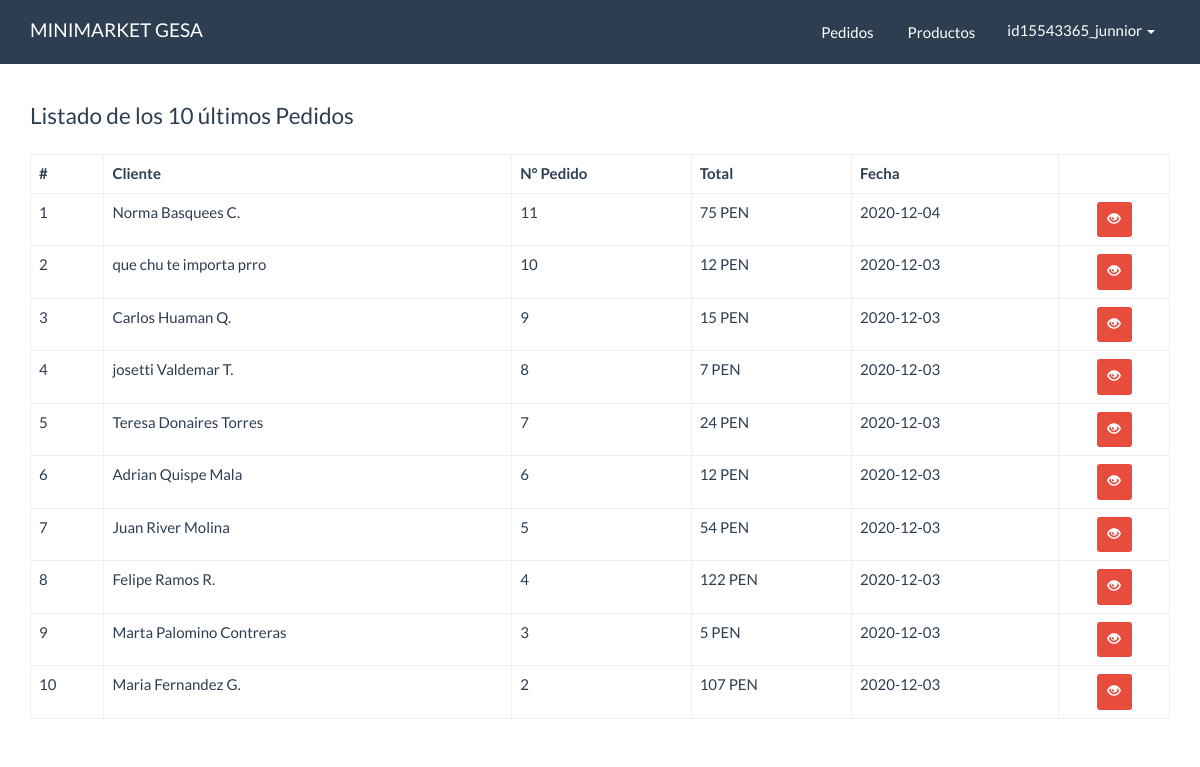
The app's page /panel/dashboard.php (signed in) with its own data.
### tables this page shows
CREATE TABLE `pedidos` (
  `ID` int(10) NOT NULL,
  `cliente_ID` int(11) NOT NULL,
  `total` decimal(10,0) NOT NULL,
  `fecha` date NOT NULL,
  `estado` int(11) NOT NULL DEFAULT 1
);

CREATE TABLE `clientes` (
  `ID` int(10) NOT NULL,
  `nombre` varchar(80) NOT NULL,
  `apellidos` varchar(100) NOT NULL,
  `email` varchar(50) NOT NULL,
  `telefono` varchar(9) NOT NULL,
  `comentario` varchar(300) NOT NULL
);

### src/Pedido.php (called while the page is built, shortened)
<?php
class Pedido
{
    private $cn = null;
    public function __construct()
    {
        $this->config = parse_ini_file(__DIR__ . '/../config.ini');
        $this->cn = new \PDO($this->config['dns'], $this->config['usuario'], $this->config['clave'], array(
            \PDO::MYSQL_ATTR_INIT_COMMAND => 'SET NAMES utf8'
        ));
    }
    public function mostrarUltimos()
    {
        $sql = "SELECT p.id, nombre, apellidos, email, total, fecha FROM pedidos p
        INNER JOIN clientes c ON p.cliente_id = c.id ORDER BY p.id DESC LIMIT 10";
        $resultado = $this->cn->prepare($sql);
        if ($resultado->execute())
            return  $resultado->fetchAll();
        return false;
    }
}

### panel/dashboard.php (the view, shortened to what this page needs)
<!DOCTYPE html>
<html lang="en">
<head>
  <link rel="stylesheet" href="../assets/css/bootstrap.min.css">
  <link rel="stylesheet" href="../assets/css/estilos.css">
</head>
<body>
  <nav class="navbar navbar-default navbar-fixed-top">
    <div class="container">
      <div class="navbar-header">
        <a class="navbar-brand" href="index.php">MINIMARKET GESA</a>
      </div>
      <div id="navbar" class="navbar-collapse collapse">
        <ul class="nav navbar-nav pull-right">
          <li>
            <a href="pedidos/index.php" class="btn">Pedidos</a>
          </li>
          <li>
            <a href="productos/index.php" class="btn">Productos</a>
          </li>
          <li class="dropdown">
            <a href="#" class="dropdown-toggle" data-toggle="dropdown" role="button" aria-haspopup="true" aria-expanded="false"><?php print $_SESSION['usuario_info']['nombre_usuario'] ?> <span class="caret"></span></a>
          </li>
        </ul>
      </div>
    </div>
  </nav>
  <div class="container" id="main">
    <div class="row">
      <div class="col-md-12">
        <fieldset>
          <legend>Listado de los 10 últimos Pedidos</legend>
          <table class="table table-bordered">
            <thead>
              <tr>
                <th>#</th>
                <th>Cliente</th>
                <th>N° Pedido</th>
                <th>Total</th>
                <th>Fecha</th>
                <th></th>
              </tr>
            </thead>
            <tbody>
              <?php
              $pedido = new Minimarket\Pedido;
              $info_pedido = $pedido->mostrarUltimos();
              $cantidad = count($info_pedido);
              if ($cantidad > 0) {
                $c = 0;
                for ($x = 0; $x < $cantidad; $x++) {
                  $c++;
                  $item = $info_pedido[$x];
              ?>
                  <tr>
                    <td><?php print $c ?></td>
                    <td><?php print $item['nombre'] . ' ' . $item['apellidos'] ?></td>
                    <td><?php print $item['id'] ?></td>
                    <td><?php print $item['total'] ?> PEN</td>
                    <td><?php print $item['fecha'] ?></td>
                    <td class="text-center">
                      <a href="pedidos/ver.php?id=<?php print $item['id'] ?>" class="btn btn-danger btn-sm"><span class="glyphicon glyphicon-eye-open"></span></a>
                    </td>
                  </tr>
                <?php
                }
              } else {
                ?>
                <tr>
                  <td colspan="6">NO HAY REGISTROS</td>
                </tr>
              <?php } ?>
            </tbody>
          </table>
        </fieldset>
      </div>
    </div>
  </div>
</body>
</html>

### assets/css/estilos.css (style rules this page uses)
#main { margin-top: 100px; }

### records on screen
pedidos: cliente_ID.nombre "Norma", cliente_ID.apellidos "Basquees C.", ID "11", total "75", fecha "2020-12-04"
pedidos: cliente_ID.nombre "que chu te importa", cliente_ID.apellidos "prro", ID "10", total "12", fecha "2020-12-03"
pedidos: cliente_ID.nombre "Carlos", cliente_ID.apellidos "Huaman Q.", ID "9", total "15", fecha "2020-12-03"
pedidos: cliente_ID.nombre "josetti", cliente_ID.apellidos "Valdemar T.", ID "8", total "7", fecha "2020-12-03"
pedidos: cliente_ID.nombre "Teresa", cliente_ID.apellidos "Donaires Torres", ID "7", total "24", fecha "2020-12-03"
pedidos: cliente_ID.nombre "Adrian", cliente_ID.apellidos "Quispe Mala", ID "6", total "12", fecha "2020-12-03"
pedidos: cliente_ID.nombre "Juan", cliente_ID.apellidos "River Molina", ID "5", total "54", fecha "2020-12-03"
pedidos: cliente_ID.nombre "Felipe", cliente_ID.apellidos "Ramos R.", ID "4", total "122", fecha "2020-12-03"
pedidos: cliente_ID.nombre "Marta", cliente_ID.apellidos "Palomino Contreras", ID "3", total "5", fecha "2020-12-03"
pedidos: cliente_ID.nombre "Maria", cliente_ID.apellidos "Fernandez G.", ID "2", total "107", fecha "2020-12-03"

### other values on screen
$_SESSION['usuario_info']['nombre_usuario'] "id15543365_junnior"
